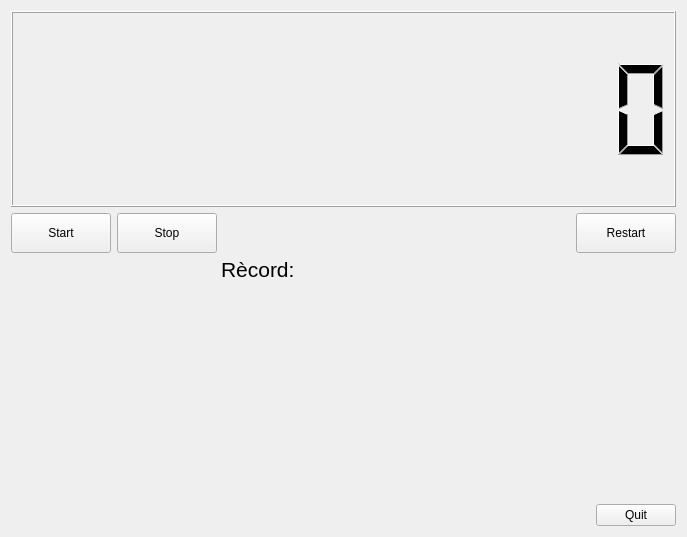
<?xml version="1.0" encoding="UTF-8"?>
<ui version="4.0">
 <class>Cronometre</class>
 <widget class="QWidget" name="Cronometre">
  <property name="geometry">
   <rect>
    <x>0</x>
    <y>0</y>
    <width>687</width>
    <height>537</height>
   </rect>
  </property>
  <property name="windowTitle">
   <string>Form</string>
  </property>
  <layout class="QVBoxLayout" name="verticalLayout_3">
   <item>
    <layout class="QVBoxLayout" name="verticalLayout_2">
     <item>
      <widget class="MyLCDNumber" name="lcdNumber">
       <property name="sizePolicy">
        <sizepolicy hsizetype="Expanding" vsizetype="Expanding">
         <horstretch>0</horstretch>
         <verstretch>0</verstretch>
        </sizepolicy>
       </property>
       <property name="minimumSize">
        <size>
         <width>50</width>
         <height>20</height>
        </size>
       </property>
       <property name="maximumSize">
        <size>
         <width>1000000</width>
         <height>400000</height>
        </size>
       </property>
       <property name="font">
        <font>
         <pointsize>5</pointsize>
         <strikeout>false</strikeout>
         <stylestrategy>PreferAntialias</stylestrategy>
         <kerning>true</kerning>
        </font>
       </property>
       <property name="digitCount">
        <number>12</number>
       </property>
       <property name="segmentStyle">
        <enum>QLCDNumber::Filled</enum>
       </property>
       <property name="value" stdset="0">
        <double>0.000000000000000</double>
       </property>
      </widget>
     </item>
     <item>
      <layout class="QHBoxLayout" name="horizontalLayout_3">
       <item>
        <widget class="QPushButton" name="pushButton_4">
         <property name="sizePolicy">
          <sizepolicy hsizetype="Fixed" vsizetype="Fixed">
           <horstretch>0</horstretch>
           <verstretch>0</verstretch>
          </sizepolicy>
         </property>
         <property name="minimumSize">
          <size>
           <width>100</width>
           <height>40</height>
          </size>
         </property>
         <property name="maximumSize">
          <size>
           <width>100</width>
           <height>40</height>
          </size>
         </property>
         <property name="text">
          <string>Start</string>
         </property>
        </widget>
       </item>
       <item>
        <widget class="QPushButton" name="pushButton_3">
         <property name="sizePolicy">
          <sizepolicy hsizetype="Fixed" vsizetype="Fixed">
           <horstretch>0</horstretch>
           <verstretch>0</verstretch>
          </sizepolicy>
         </property>
         <property name="minimumSize">
          <size>
           <width>100</width>
           <height>40</height>
          </size>
         </property>
         <property name="maximumSize">
          <size>
           <width>100</width>
           <height>40</height>
          </size>
         </property>
         <property name="text">
          <string>Stop</string>
         </property>
        </widget>
       </item>
       <item>
        <spacer name="horizontalSpacer_3">
         <property name="orientation">
          <enum>Qt::Horizontal</enum>
         </property>
         <property name="sizeHint" stdset="0">
          <size>
           <width>40</width>
           <height>20</height>
          </size>
         </property>
        </spacer>
       </item>
       <item>
        <widget class="QPushButton" name="pushButton_2">
         <property name="sizePolicy">
          <sizepolicy hsizetype="Fixed" vsizetype="Fixed">
           <horstretch>0</horstretch>
           <verstretch>0</verstretch>
          </sizepolicy>
         </property>
         <property name="minimumSize">
          <size>
           <width>100</width>
           <height>40</height>
          </size>
         </property>
         <property name="maximumSize">
          <size>
           <width>100</width>
           <height>40</height>
          </size>
         </property>
         <property name="text">
          <string>Restart</string>
         </property>
        </widget>
       </item>
      </layout>
     </item>
    </layout>
   </item>
   <item>
    <layout class="QHBoxLayout" name="horizontalLayout_2">
     <item>
      <spacer name="horizontalSpacer_4">
       <property name="orientation">
        <enum>Qt::Horizontal</enum>
       </property>
       <property name="sizeHint" stdset="0">
        <size>
         <width>40</width>
         <height>20</height>
        </size>
       </property>
      </spacer>
     </item>
     <item>
      <widget class="QLabel" name="label">
       <property name="sizePolicy">
        <sizepolicy hsizetype="Fixed" vsizetype="Fixed">
         <horstretch>0</horstretch>
         <verstretch>0</verstretch>
        </sizepolicy>
       </property>
       <property name="minimumSize">
        <size>
         <width>80</width>
         <height>20</height>
        </size>
       </property>
       <property name="maximumSize">
        <size>
         <width>80</width>
         <height>20</height>
        </size>
       </property>
       <property name="font">
        <font>
         <pointsize>16</pointsize>
        </font>
       </property>
       <property name="text">
        <string>Rècord:</string>
       </property>
      </widget>
     </item>
     <item>
      <widget class="QLabel" name="label_2">
       <property name="sizePolicy">
        <sizepolicy hsizetype="Fixed" vsizetype="Fixed">
         <horstretch>0</horstretch>
         <verstretch>0</verstretch>
        </sizepolicy>
       </property>
       <property name="minimumSize">
        <size>
         <width>160</width>
         <height>20</height>
        </size>
       </property>
       <property name="maximumSize">
        <size>
         <width>160</width>
         <height>20</height>
        </size>
       </property>
       <property name="font">
        <font>
         <pointsize>16</pointsize>
        </font>
       </property>
       <property name="text">
        <string/>
       </property>
      </widget>
     </item>
     <item>
      <spacer name="horizontalSpacer_5">
       <property name="orientation">
        <enum>Qt::Horizontal</enum>
       </property>
       <property name="sizeHint" stdset="0">
        <size>
         <width>40</width>
         <height>20</height>
        </size>
       </property>
      </spacer>
     </item>
    </layout>
   </item>
   <item>
    <layout class="QHBoxLayout" name="horizontalLayout">
     <item>
      <spacer name="horizontalSpacer">
       <property name="orientation">
        <enum>Qt::Horizontal</enum>
       </property>
       <property name="sizeHint" stdset="0">
        <size>
         <width>40</width>
         <height>20</height>
        </size>
       </property>
      </spacer>
     </item>
     <item>
      <layout class="QVBoxLayout" name="verticalLayout">
       <item>
        <spacer name="verticalSpacer">
         <property name="orientation">
          <enum>Qt::Vertical</enum>
         </property>
         <property name="sizeHint" stdset="0">
          <size>
           <width>20</width>
           <height>40</height>
          </size>
         </property>
        </spacer>
       </item>
       <item>
        <widget class="QPushButton" name="pushButton">
         <property name="text">
          <string>Quit</string>
         </property>
        </widget>
       </item>
      </layout>
     </item>
    </layout>
   </item>
  </layout>
 </widget>
 <customwidgets>
  <customwidget>
   <class>MyLCDNumber</class>
   <extends>QLCDNumber</extends>
   <header location="global">MyLCDNumber.h</header>
   <slots>
    <signal>emitValue(QString)</signal>
    <signal>emitRunningState(bool)</signal>
    <slot>startCronometre()</slot>
    <slot>stopCronometre()</slot>
    <slot>restartCronometre()</slot>
   </slots>
  </customwidget>
 </customwidgets>
 <resources/>
 <connections>
  <connection>
   <sender>pushButton_3</sender>
   <signal>clicked()</signal>
   <receiver>lcdNumber</receiver>
   <slot>stopCronometre()</slot>
   <hints>
    <hint type="sourcelabel">
     <x>200</x>
     <y>64</y>
    </hint>
    <hint type="destinationlabel">
     <x>136</x>
     <y>32</y>
    </hint>
   </hints>
  </connection>
  <connection>
   <sender>pushButton_2</sender>
   <signal>clicked()</signal>
   <receiver>lcdNumber</receiver>
   <slot>restartCronometre()</slot>
   <hints>
    <hint type="sourcelabel">
     <x>354</x>
     <y>64</y>
    </hint>
    <hint type="destinationlabel">
     <x>136</x>
     <y>32</y>
    </hint>
   </hints>
  </connection>
  <connection>
   <sender>pushButton</sender>
   <signal>clicked()</signal>
   <receiver>Cronometre</receiver>
   <slot>close()</slot>
   <hints>
    <hint type="sourcelabel">
     <x>136</x>
     <y>358</y>
    </hint>
    <hint type="destinationlabel">
     <x>537</x>
     <y>418</y>
    </hint>
   </hints>
  </connection>
  <connection>
   <sender>lcdNumber</sender>
   <signal>emitValue(QString)</signal>
   <receiver>label_2</receiver>
   <slot>setText(QString)</slot>
   <hints>
    <hint type="sourcelabel">
     <x>136</x>
     <y>32</y>
    </hint>
    <hint type="destinationlabel">
     <x>283</x>
     <y>273</y>
    </hint>
   </hints>
  </connection>
  <connection>
   <sender>lcdNumber</sender>
   <signal>emitRunningState(bool)</signal>
   <receiver>Cronometre</receiver>
   <slot>changeRunningState(bool)</slot>
   <hints>
    <hint type="sourcelabel">
     <x>127</x>
     <y>16</y>
    </hint>
    <hint type="destinationlabel">
     <x>127</x>
     <y>157</y>
    </hint>
   </hints>
  </connection>
  <connection>
   <sender>Cronometre</sender>
   <signal>emitStart()</signal>
   <receiver>lcdNumber</receiver>
   <slot>startCronometre()</slot>
   <hints>
    <hint type="sourcelabel">
     <x>203</x>
     <y>142</y>
    </hint>
    <hint type="destinationlabel">
     <x>107</x>
     <y>25</y>
    </hint>
   </hints>
  </connection>
  <connection>
   <sender>Cronometre</sender>
   <signal>emitStop()</signal>
   <receiver>lcdNumber</receiver>
   <slot>stopCronometre()</slot>
   <hints>
    <hint type="sourcelabel">
     <x>289</x>
     <y>182</y>
    </hint>
    <hint type="destinationlabel">
     <x>136</x>
     <y>27</y>
    </hint>
   </hints>
  </connection>
  <connection>
   <sender>Cronometre</sender>
   <signal>emitRestart()</signal>
   <receiver>lcdNumber</receiver>
   <slot>restartCronometre()</slot>
   <hints>
    <hint type="sourcelabel">
     <x>464</x>
     <y>157</y>
    </hint>
    <hint type="destinationlabel">
     <x>136</x>
     <y>29</y>
    </hint>
   </hints>
  </connection>
  <connection>
   <sender>Cronometre</sender>
   <signal>emitQuit()</signal>
   <receiver>Cronometre</receiver>
   <slot>close()</slot>
   <hints>
    <hint type="sourcelabel">
     <x>584</x>
     <y>313</y>
    </hint>
    <hint type="destinationlabel">
     <x>459</x>
     <y>300</y>
    </hint>
   </hints>
  </connection>
  <connection>
   <sender>pushButton_4</sender>
   <signal>clicked()</signal>
   <receiver>lcdNumber</receiver>
   <slot>startCronometre()</slot>
   <hints>
    <hint type="sourcelabel">
     <x>72</x>
     <y>79</y>
    </hint>
    <hint type="destinationlabel">
     <x>71</x>
     <y>20</y>
    </hint>
   </hints>
  </connection>
 </connections>
 <slots>
  <signal>emitStart()</signal>
  <signal>emitStop()</signal>
  <signal>emitRestart()</signal>
  <signal>emitQuit()</signal>
  <slot>changeRunningState(bool)</slot>
 </slots>
</ui>
